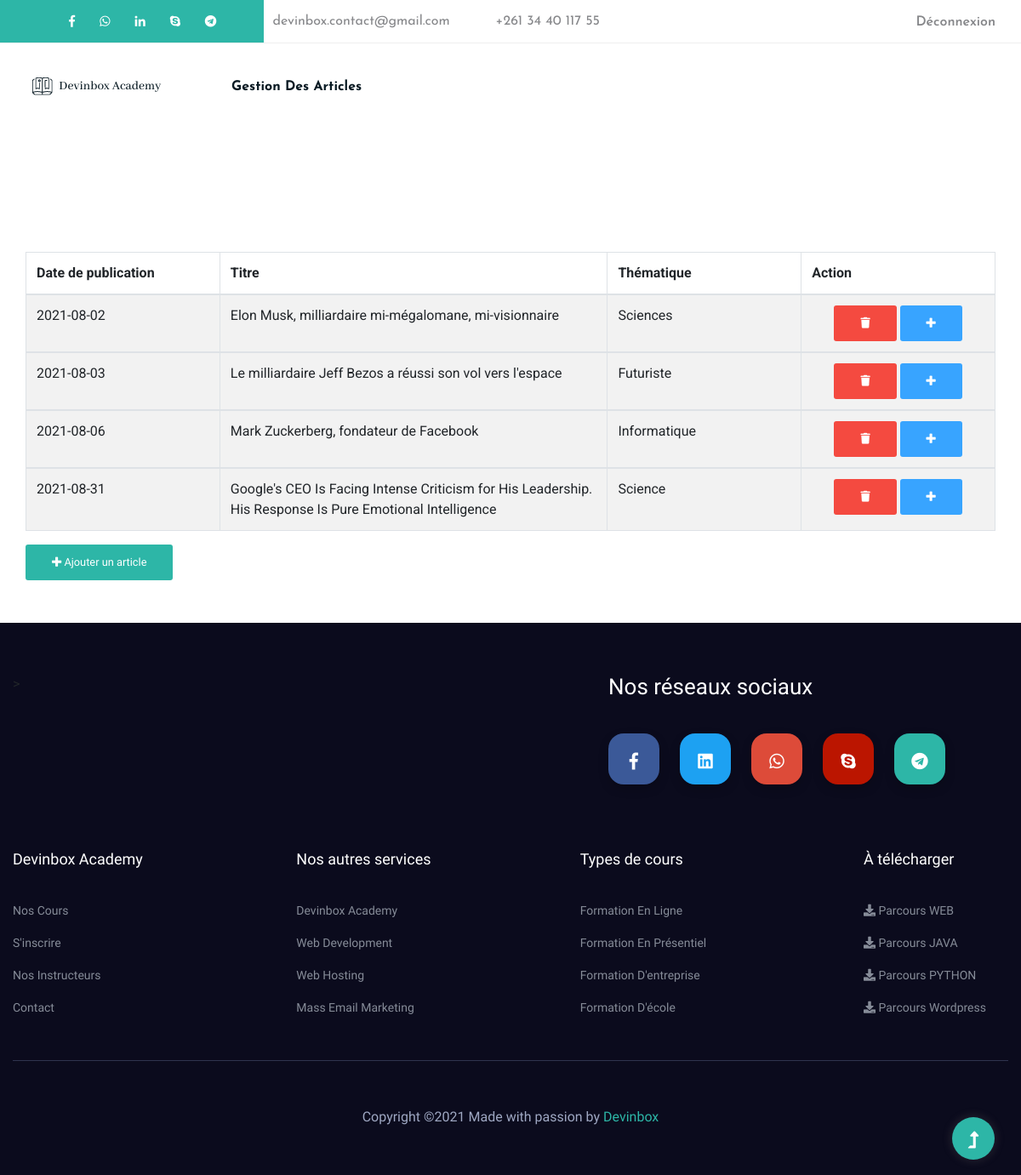
/dashboard.php (signed in), run on the app's committed database.
### tables this page shows
CREATE TABLE IF NOT EXISTS `article` (
  `id_article` int(11) NOT NULL AUTO_INCREMENT,
  `titre_art` varchar(255) NOT NULL,
  `image_art` varchar(255) NOT NULL,
  `contenu_art` text NOT NULL,
  `date_pub_art` varchar(255) NOT NULL,
  `thematique_art` varchar(255) NOT NULL,
  `auteur_art` varchar(255) NOT NULL,
  PRIMARY KEY (`id_article`)
);

### dashboard.php (the view, shortened to what this page needs)
<?php
if(isset($_SESSION['user']))
{
include('connexion/connexion.php');
?>
<!doctype html>
<html class="no-js" lang="zxx">
<head>
    <link rel="stylesheet" href="assets/css/bootstrap.min.css">
    <link rel="stylesheet" href="assets/css/owl.carousel.min.css">
    <link rel="stylesheet" href="assets/css/slicknav.css">
    <link rel="stylesheet" href="assets/css/animate.min.css">
    <link rel="stylesheet" href="assets/css/magnific-popup.css">
    <link rel="stylesheet" href="assets/css/fontawesome-all.min.css">
    <link rel="stylesheet" href="assets/css/themify-icons.css">
    <link rel="stylesheet" href="assets/css/themify-icons.css">
    <link rel="stylesheet" href="assets/css/slick.css">
    <link rel="stylesheet" href="assets/css/nice-select.css">
    <link rel="stylesheet" href="assets/css/style.css">
    <link rel="stylesheet" href="assets/css/dataTables.bootstrap4.min.css">
</head>
    <header>
        <div class="header-area">
            <div class="main-header ">
                <div class="header-top d-none d-lg-block">
                    <div class="header-left-social">
                        <ul class="header-social">
                            <li><a target="_blank" href="https://web.facebook.com/Devinbox-112170117151430/?"><i class="fab fa-facebook-f"></i></a></li>
                            <li><a target="_blank" href="https://api.whatsapp.com/send?phone=261344011755"><i class="fab fa-whatsapp"></i></a></li>
                            <li><a target="_blank" href="https://www.linkedin.com/company/49147337/"><i class="fab fa-linkedin-in"></i></a></li>
                            <li><a target="_blank" href="https://join.skype.com/invite/DVzVjmoEYePm"><i class="fab fa-skype"></i></a></li>
                            <li><a target="_blank" href="https://telegram.me/Devinbox"><i class="fab fa-telegram"></i></a></li>
                        </ul>
                    </div>
                    <div class="container">
                        <div class="col-xl-12">
                            <div class="row d-flex justify-content-between align-items-center">
                                <div class="header-info-left">
                                    <ul>
                                        <li>devinbox.contact@gmail.com</li>
                                        <li>+261 34 40 117 55</li>
                                    </ul>
                                </div>
                                <div class="header-info-right">
                                    <ul>
                                        <li><a href="sidentifier.html"><i class="ti-power"></i>Déconnexion</a></li>
                                    </ul>
                                </div>
                            </div>
                        </div>
                    </div>
                </div>
                <div class="header-bottom header-sticky">
                    <div class="logo d-none d-lg-block">
                        <a href="index.html"><img src="assets/img/logo/logo.png" alt=""></a>
                    </div>
                    <div class="container">
                        <div class="menu-wrapper">
                            <div class="main-menu d-none d-lg-block">
                                <nav>
                                    <ul id="navigation">
                                        <li><a href="">Gestion des articles</a></li>
                                    </ul>
                                </nav>
                            </div>
                        </div>
                        <div class="col-12">
                        </div>
                    </div>
                </div>
            </div>
        </div>
    </header>
    <main>
        <section class="contact-section">
            <div class="container">
                <div class="container">
            <h2 class="pb-3">Gestion des actualités </h2>
            <table id="table_id" class="display table-striped table table-bordered dt-responsive">
                <thead>
                  <tr>
                    <th style="width:20%;">Date de publication</th>
                    <th style="width:40%;">Titre</th>
                    <th style="width:20%;">Thématique</th>
                    <th style="width:20%;">Action</th>
                  </tr>
                </thead>
                <tbody>
                  <?php
                    $sql = "SELECT * FROM article ORDER BY date_pub_art ASC";
                    $resultat = mysqli_query($conn, $sql);
                    if($resultat){
                      if(mysqli_num_rows($resultat)>0){
                        while ($row = mysqli_fetch_assoc($resultat)){
                  ?>
                  <tr data-id="<?php echo $row['id_article']; ?>">
                    <td><?php echo $row['date_pub_art']; ?></td>
                    <td><?php echo $row['titre_art']; ?></td>
                    <td><?php echo $row['thematique_art']; ?></td>
                    <td>
                      <center>
                        <a href="traitement/delete.php?id=<?php echo $row["id_article"] ?>" class="genric-btn danger radius" onclick="return confirm('Please confirm!')"><i class="fa fa-trash"></i></a>
                        <a href="traitement/article_create.php" class="genric-btn info radius"><i class="fa fa-plus"></i></a>
                      </center>
                    </td>
                  </tr>
                </tbody>
                <?php
                      }
                    }
                  }
                ?>
            </table>
            <a href="traitement/article_create.php" class="genric-btn success radius"><i class="fa fa-plus"></i> Ajouter un article</a>
          </div>
            </div>
        </section>
    </main>
    <footer>
        <div class="footer-area footer-bg">
            <div class="container">
                <div class="footer-top footer-padding">
                    <div class="footer-heading">
                        <div class="row justify-content-between">
                            <div class="col-xl-6 col-lg-7 col-md-10">
                                >
                            </div>
                            <div class="col-xl-5 col-lg-5">
                                <div class="footer-tittle2">
                                    <h4>Nos réseaux sociaux</h4>
                                </div>
                                <div class="footer-social">
                                    <a target="_blank" href="https://web.facebook.com/Devinbox-112170117151430/?"><i class="fab fa-facebook-f"></i></a>
                                    <a target="_blank" href="https://www.linkedin.com/company/49147337/"><i class="fab fa-linkedin"></i></a>
                                    <a target="_blank" href="https://api.whatsapp.com/send?phone=261344011755"><i class="fab fa-whatsapp"></i></a>
                                    <a target="_blank" href="https://join.skype.com/invite/DVzVjmoEYePm"><i class="fab fa-skype"></i></a>
                                    <a target="_blank" target="_blank" href="https://telegram.me/Devinbox"><i class="fab fa-telegram"></i></a>
                                  </div>
                            </div>
                        </div>
                    </div>
                    <div class="row d-flex justify-content-between">
                        <div class="col-xl-2 col-lg-3 col-md-4 col-sm-6">
                            <div class="single-footer-caption mb-50">
                                <div class="footer-tittle">
                                    <h4>Devinbox Academy</h4>
                                    <ul>
                                        <li><a href="cours_en_presentiel.html">Nos cours</a></li>
                                        <li><a href="inscription.html">S'inscrire</a></li>
                                        <li><a href="instructor.html">Nos instructeurs</a></li>
                                        <li><a href="contact.html">Contact</a></li>
                                    </ul>
                                </div>
                            </div>
                        </div>
                        <div class="col-xl-2 col-lg-3 col-md-4 col-sm-6">
                            <div class="single-footer-caption mb-50">
                                <div class="footer-tittle">
                                    <h4>Nos autres services</h4>
                                    <ul>
                                        <li><a href="">Devinbox Academy</a></li>
                                        <li><a href="">Web Development</a></li>
                                        <li><a href="">Web hosting</a></li>
                                        <li><a href="">Mass email marketing</a></li>
                                    </ul>
                                </div>
                            </div>
                        </div>
                        <div class="col-xl-2 col-lg-3 col-md-4 col-sm-6">
                            <div class="single-footer-caption mb-50">
                                <div class="footer-tittle">
                                    <h4>Types de cours</h4>
                                    <ul>
                                        <li><a href="cours_en_ligne.html">Formation en ligne</a></li>
                                        <li><a href="cours_en_presentiel.html">Formation en présentiel</a></li>
                                        <li><a href="cours_dentreprise.html">Formation d'entreprise</a></li>
                                        <li><a href="cours_decole.html">Formation d'école</a></li>
                                    </ul>
                                </div>
                            </div>
                        </div>
                        <div class="col-xl-2 col-lg-3 col-md-4 col-sm-6">
                            <div class="single-footer-caption mb-50">
                                <div class="footer-tittle">
                                    <h4>À télécharger</h4>
                                    <ul>
                                        <li><a target="_blank" href="assets/img/download/parcoursweb.png"><i class="fa fa-download"></i> Parcours WEB</a></li>
                                        <li><a target="_blank" href="assets/img/download/JAVA.png"><i class="fa fa-download"></i> Parcours JAVA</a></li>
                                        <li><a target="_blank" href="assets/img/download/comingsoon.gif"><i class="fa fa-download"></i> Parcours PYTHON</a></li>
                                        <li><a target="_blank" href="assets/img/download/parcoursweb.png"><i class="fa fa-download"></i> Parcours Wordpress</a></li>
                                    </ul>
                                </div>
                            </div>
                        </div>
                    </div>
                </div>
                <div class="footer-bottom">
                    <div class="row d-flex align-items-center">
                        <div class="col-lg-12">
                            <div class="footer-copy-right text-center">
                                <p>Copyright &copy;<script>document.write(new Date().getFullYear());</script> Made with passion by <a href="https://www.dev-inbox.com" target="_blank">Devinbox</a>
                                </p>
                            </div>
                        </div>
                    </div>
                </div>
            </div>
        </div>
    </footer>
    <div id="back-top" >
        <a title="Go to Top" href="#"> <i class="fas fa-level-up-alt"></i></a>
    </div>
    </body>
</html>
<?php
}
else{
    header("location:login.html");
}
?>

### data on the page
article: date_pub_art "2021-08-02", titre_art "Elon Musk, milliardaire mi-mégalomane, mi-visionnaire", thematique_art "Sciences"
article: date_pub_art "2021-08-03", titre_art "Le milliardaire Jeff Bezos a réussi son vol vers l'espace", thematique_art "Futuriste"
article: date_pub_art "2021-08-06", titre_art "Mark Zuckerberg, fondateur de Facebook", thematique_art "Informatique"
article: date_pub_art "2021-08-31", titre_art "Google's CEO Is Facing Intense Criticism for His Leadership. His Response Is Pure Emotional Intelligence", thematique_art "Science"
